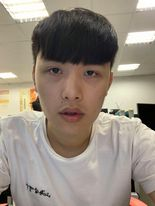
#> input picture HW1/me.jpg, 155 x 206 px, found by its file name
$ python scale.py
#> lines starting #> are read from the running program, lines starting #| are printed output that depends on the picture; after the words box and inside, x2 and y2 are one past the last pixel; in counts of white or black regions, pixels touching at a corner belong together
#> further down, img is the input picture: shape (206, 155, 3); mean B, G, R 127.3, 139.3, 150.2
#| (206, 155, 3)
import numpy as np
import cv2
from math import sqrt

import math

#img 原圖
#time 縮放倍數
def interpolation(img,time):
#> called with time = 2
    height,width,channels =img.shape
#> height = 206; width = 155; channels = 3
    new_height=int(height*time)
#> new_height = 412
    new_width=int(width*time)
#> new_width = 310

    emptyImage=np.zeros((new_height,new_width,channels),dtype=np.uint8)
    #    -------
    #   | A   B |
    #   | C   D |
    #    -------
    #
    #    -----------
    #   | A       B |
    #   |           |
    #   |           |
    #   | C       D |
    #    -----------
    for channel in range(channels):
        for y in range(new_height):
            for x in range(new_width):

                src_X=x/time
                src_Y=y/time
                if src_X%1==0 and src_Y%1==0: #如果XY是整數 就直接取元圖對應到的index
                    src_X=int(src_X)
                    src_Y=int(src_Y)
                    emptyImage[y][x][channel]=img[src_Y][src_X][channel]

                else:
                    A_x=int(src_X)
                    A_y=int(src_Y)

                    B_x=A_x+1
                    B_y=A_y

                    C_x=A_x
                    C_y=A_y+1

                    D_x=A_x+1
                    D_y=A_y+1

                    if D_y>=height:  #D超過的時候 微調ABCD座標
                        D_y=height-1
                        C_y=height-1
                        A_y=C_y-1
                        B_y=D_y-1
                    if D_x>=width:
                        D_x=width-1
                        B_x=width-1
                        A_x=B_x-1
                        C_x=D_x-1

                    A=img[A_y][A_x][channel]
                    B=img[B_y][B_x][channel]
                    C=img[C_y][C_x][channel]
                    D=img[D_y][D_x][channel]

                    A=int(A)
                    B=int(B)
                    C=int(C)
                    D=int(D)


                    w=x-(A_x*time)
                    W=(B_x-A_x)*time
                    h=y-(A_y*time)
                    H=(C_y-A_y)*time

                    i=A+(w*(B-A)/W)
                    j=C+((w*(D-C))/W)

                    pixel=i+((h*(j-i))/H)
                    emptyImage[y][x][channel]=pixel
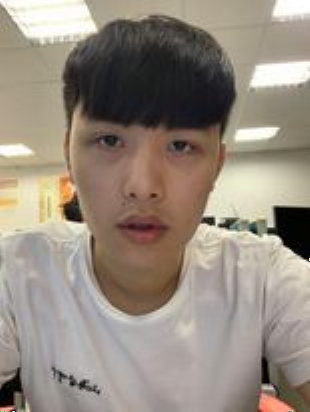
#> emptyImage: shape (412, 310, 3); mean B, G, R 127, 139, 149.9


    return emptyImage


def interpolation_test(img,time):
    height,width,channels =img.shape
    new_height=int(height*time)
    new_width=int(width*time)

    emptyImage=np.zeros((new_height,new_width,channels),dtype=np.uint8)
    #    -------
    #   | A   B |
    #   | C   D |
    #    -------
    #
    #    -----------
    #   | A       B |
    #   |           |
    #   |           |
    #   | C       D |
    #    -----------
    for channel in range(channels):
        for y in range(new_height):
            for x in range(new_width):

                src_X=x/time
                src_Y=y/time
                if src_X%1==0 and src_Y%1==0: #如果XY是整數 就直接取元圖對應到的index
                    src_X=int(src_X)
                    src_Y=int(src_Y)
                    emptyImage[y][x][channel]=img[src_Y][src_X][channel]

                else:
                    A_x=int(src_X)
                    A_y=int(src_Y)

                    B_x=A_x+1
                    B_y=A_y

                    C_x=A_x
                    C_y=A_y+1

                    D_x=A_x+1
                    D_y=A_y+1

                    if D_y>=height:  #D超過的時候 微調ABCD座標
                        D_y=height-1
                        C_y=height-1
                        A_y=C_y-1
                        B_y=D_y-1
                    if D_x>=width:
                        D_x=width-1
                        B_x=width-1
                        A_x=B_x-1
                        C_x=D_x-1

                    A=img[A_y][A_x][channel]
                    B=img[B_y][B_x][channel]
                    C=img[C_y][C_x][channel]
                    D=img[D_y][D_x][channel]

                    A=int(A)
                    B=int(B)
                    C=int(C)
                    D=int(D)


                    w=x-(A_x*time)
                    W=(B_x-A_x)*time
                    h=y-(A_y*time)
                    H=(C_y-A_y)*time
                    #先從y方向算 再算x
                    i=A+(h*(C-A)/H)
                    j=B+((h*(D-B))/H)

                    pixel=i+((w*(j-i))/W)
                    emptyImage[y][x][channel]=pixel


    return emptyImage
def nearest(img,time):
#> called with time = 2
    height,width,channels =img.shape
#> height = 206; width = 155; channels = 3

    new_height=int(height*time)
#> new_height = 412
    new_width=int(width*time)
#> new_width = 310
    #    -------
    #   | A   B |
    #   | C   D |
    #    -------
    #    -----------
    #   | A       B |
    #   |           |
    #   |           |
    #   | C       D |
    #    -----------
    emptyImage=np.zeros((new_height,new_width,channels),dtype=np.uint8)
    for channel in range(channels):
        for i in range(new_height):
            for j in range(new_width):
                y=int(i/time) #除放大或縮小的倍率
                x=int(j/time) #取整數
                emptyImage[i][j][channel]=img[y][x][channel]

    return emptyImage

img=cv2.imread("C:/Users/user/Desktop/imageprocess/HW1/me.jpg")

print(img.shape)
self_interpolation=interpolation(img,2)

self_nearest=nearest(img,2)
self_interpolation_test=interpolation_test(img,2)

signature=cv2.imread("C:/Users/user/Desktop/imageprocess/HW1/signature_me.png")
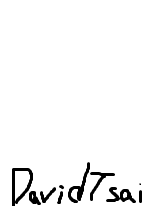
#> input picture HW1/signature_me.png, 155 x 206 px, found by its file name
#> signature is the input picture: shape (206, 155, 3); min 0, max 255, mean 245.7


signature=interpolation(signature,2)
#> call 2 of interpolation, with time = 2
#> after the loop in interpolation (call 2), `for channel in range(channels):`:
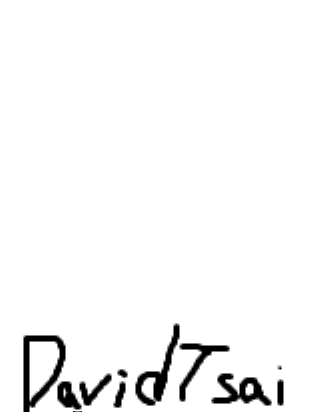
#> emptyImage: shape (412, 310, 3); min 0, max 255, mean 245.6
signature_y,signature_x,channels=signature.shape
#> signature_y = 412; signature_x = 310; channels = 3
for channel in range(channels):
    for y in range(signature_y):
        for x in range(signature_x):
            if signature[y][x][channel]==0:#如果簽名檔為黑 則nearest_neighbor同位置也是黑的
                self_interpolation[y][x][channel]=0
                self_interpolation_test[y][x][channel]=0
                self_nearest[y][x][channel]=0
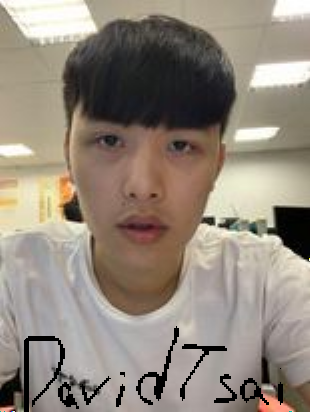
#> self_interpolation: shape (412, 310, 3); 2.21% of pixels changed, all inside (x1, y1, x2, y2) = (24, 326, 283, 412)
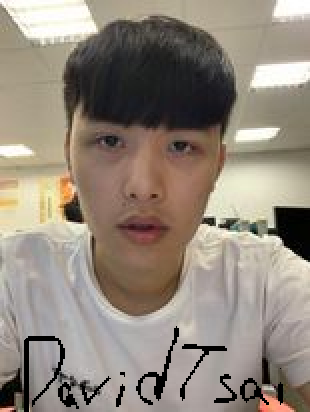
#> self_nearest: shape (412, 310, 3); mean B, G, R 124.1, 136, 146.7

self_interpolation_height,self_interpolation_width,channels=self_interpolation.shape
#> self_interpolation_height = 412; self_interpolation_width = 310
for channel in range(channels):
    for y in range(self_interpolation_height):
        for x in range(self_interpolation_width):
            if self_interpolation[y][x][channel]!=self_interpolation_test[y][x][channel]:
                print(self_interpolation[y][x][channel])
                print(self_interpolation_test[y][x][channel])

    print("OK")
cv2.imshow("self_interpolation",self_interpolation)
#cv2.imshow("self_interpolation_test",self_interpolation_test)


cv2.imshow("self_nearest",self_nearest)
cv2.imshow("image",img)
cv2.waitKey(0)
